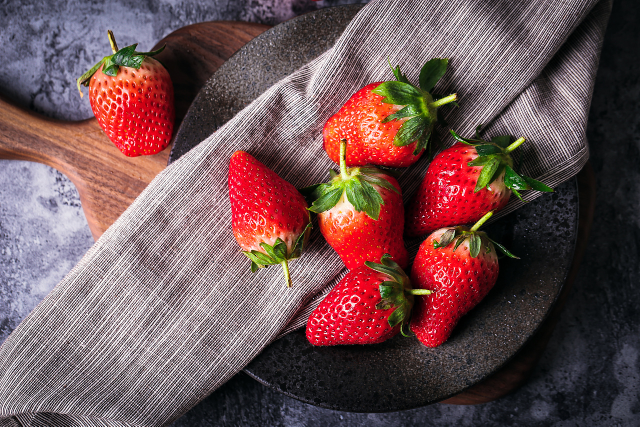
#> input picture img/image2.png, 1280 x 853 px (shown at 1/2 size)
$ python main.py
#> lines starting #> are read from the running program, lines starting #| are printed output that depends on the picture
import matplotlib.pyplot as plt
import cv2 as cv
import numpy as np

# 显示汉字用
plt.rcParams['font.sans-serif'] = ['SimHei']
plt.rcParams['axes.unicode_minus'] = False

# 定义坐标数字字体及大小
def label_def():
    plt.xticks(fontproperties='Times New Roman', size=8)
    plt.yticks(fontproperties='Times New Roman', size=8)
    plt.axis('off')                                     # 关坐标，可选


# 读取图片
img = cv.imread('../img/image2.png', 1)    # 读取彩色图片
#> img is the input picture: shape (853, 1280, 3); mean B, G, R 83.5, 81.7, 110.7

if __name__ == '__main__':                                           # 运行当前函数
    hsi = cv.cvtColor(img, cv.COLOR_BGR2HSV)   # BGR到HSI的变换
#> hsi: shape (853, 1280, 3); mean H, S, V 96.7, 90.8, 116.2
    h, s, i = cv.split(hsi)                    # 获取HSI通道数据
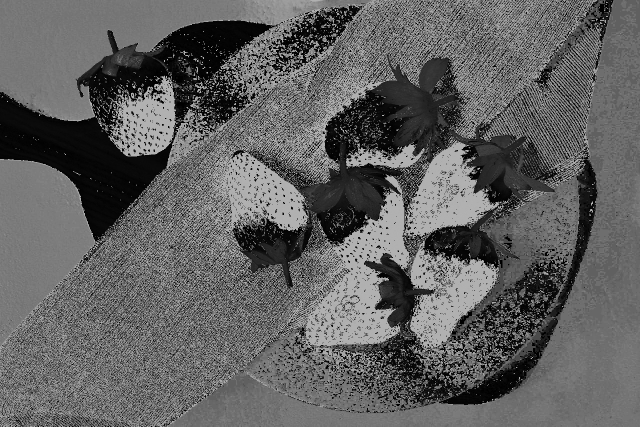
#> h: shape (853, 1280) (shown at 1/2 size); min 0, max 179, mean 96.7
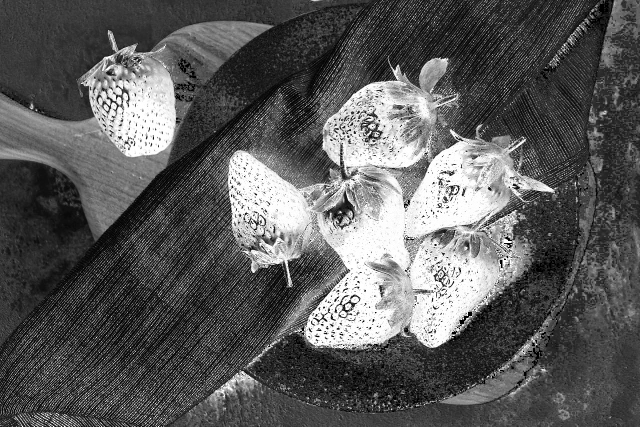
#> s: shape (853, 1280) (shown at 1/2 size); min 0, max 255, mean 90.8
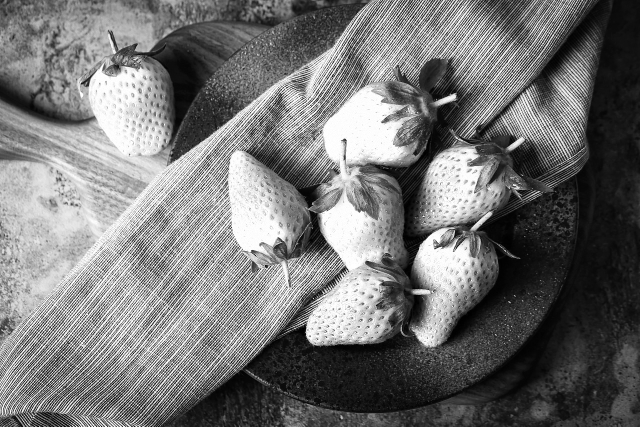
#> i: shape (853, 1280) (shown at 1/2 size); min 0, max 255, mean 116.2
    im_b, im_g, im_r = cv.split(img)           # 获取RGB通道数据
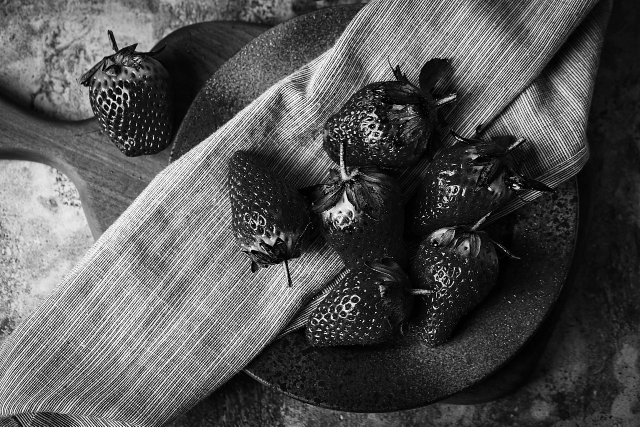
#> im_b: shape (853, 1280) (shown at 1/2 size); min 0, max 255, mean 83.5
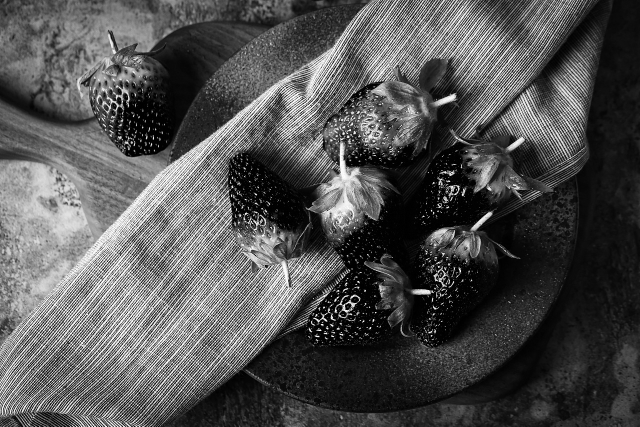
#> im_g: shape (853, 1280) (shown at 1/2 size); min 0, max 255, mean 81.7
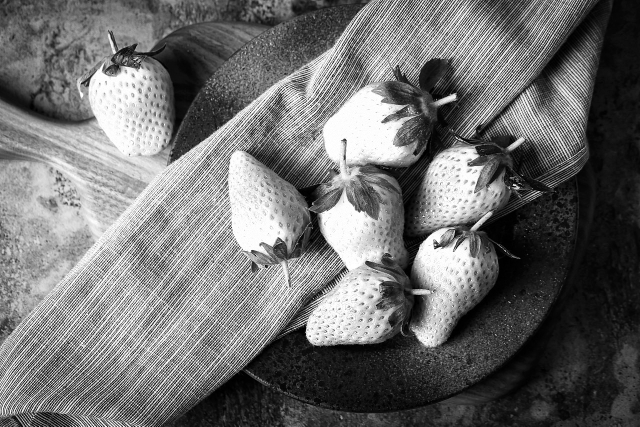
#> im_r: shape (853, 1280) (shown at 1/2 size); min 0, max 255, mean 110.7

    plt.subplot(241), plt.imshow(cv.cvtColor(img, cv.COLOR_BGR2RGB)), plt.title('原始图'), label_def()
    plt.subplot(242), plt.imshow(im_r, 'gray'), plt.title('R'), label_def()
    plt.subplot(243), plt.imshow(im_g, 'gray'), plt.title('G'), label_def()
    plt.subplot(244), plt.imshow(im_b, 'gray'), plt.title('B'), label_def()

    plt.subplot(245), plt.imshow(hsi), plt.title('HSI图'), label_def()
    plt.subplot(246), plt.imshow(h, 'gray'), plt.title('H(色调)'), label_def()
    plt.subplot(247), plt.imshow(s, 'gray'), plt.title('S(饱和度)'), label_def()
    plt.subplot(248), plt.imshow(i, 'gray'), plt.title('I(亮度)'), label_def()
    plt.savefig("../result/D/result.jpg")
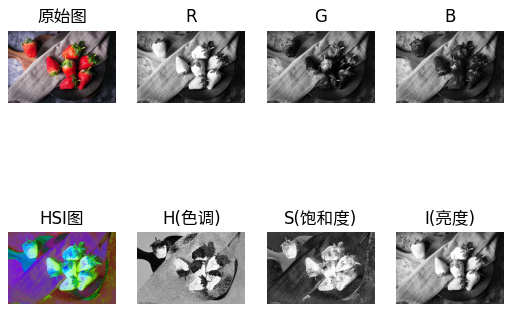
#> figure drawn by matplotlib, 8 panels
    plt.show()

$ run again, with img/face1.jpg saved as img/image2.png
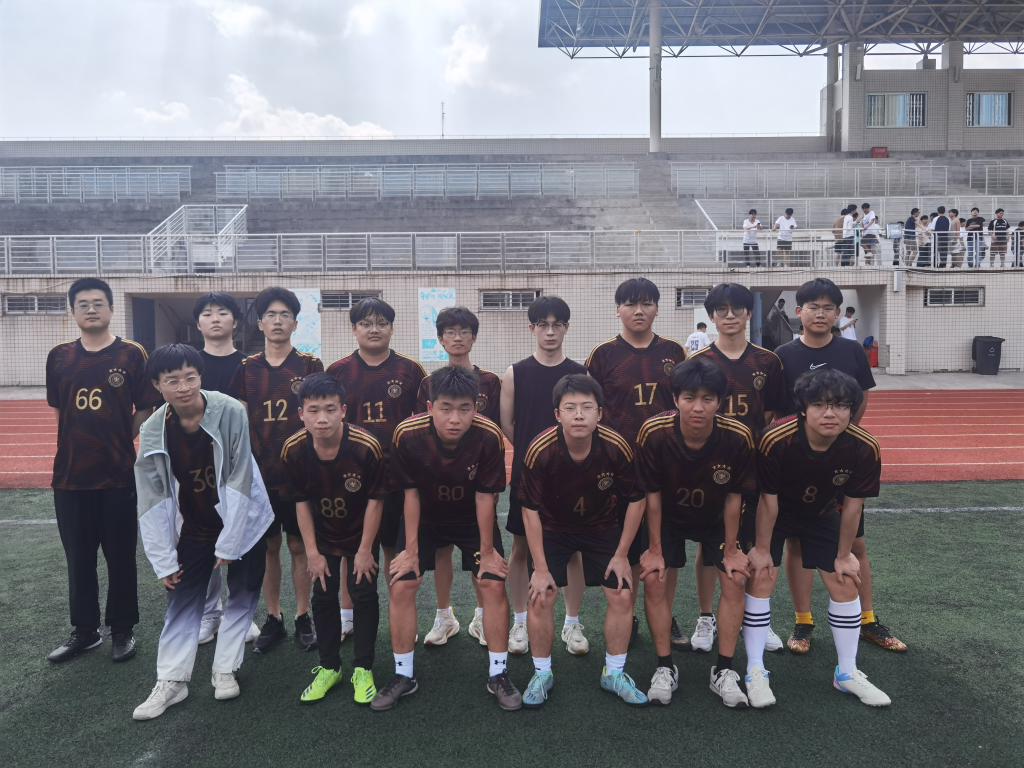
#> input picture img/face1.jpg, 4096 x 3072 px (shown at 1/4 size)
#> img is the input picture: shape (3072, 4096, 3); mean B, G, R 123.2, 117.1, 118.8
#> hsi: shape (3072, 4096, 3); mean H, S, V 102.4, 39.8, 129.5
#> `h, s, i = cv.split(hsi)`:
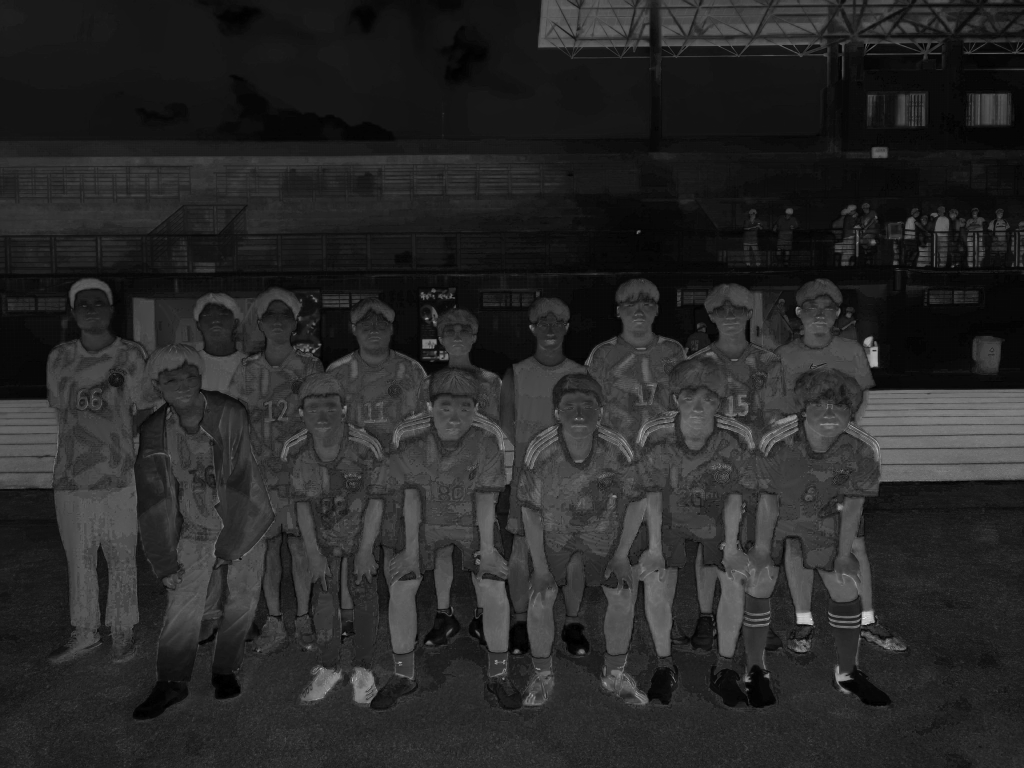
#> s: shape (3072, 4096) (shown at 1/4 size); min 0, max 255, mean 39.8
#> `im_b, im_g, im_r = cv.split(img)`:
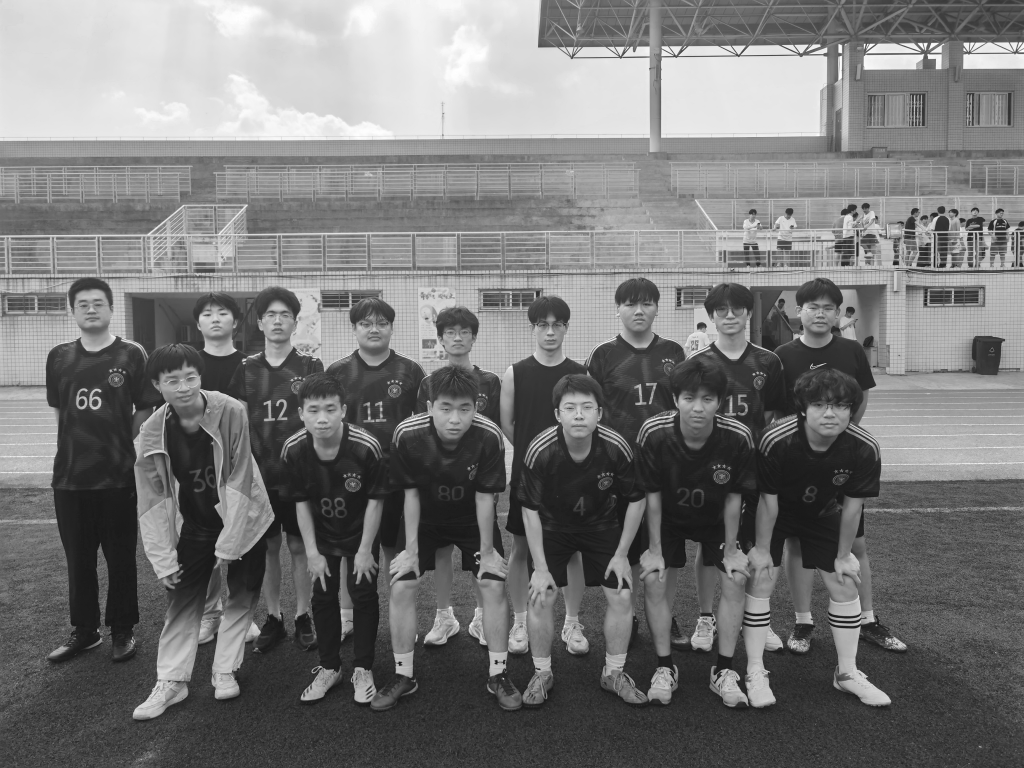
#> im_r: shape (3072, 4096) (shown at 1/4 size); min 1, max 255, mean 118.8
